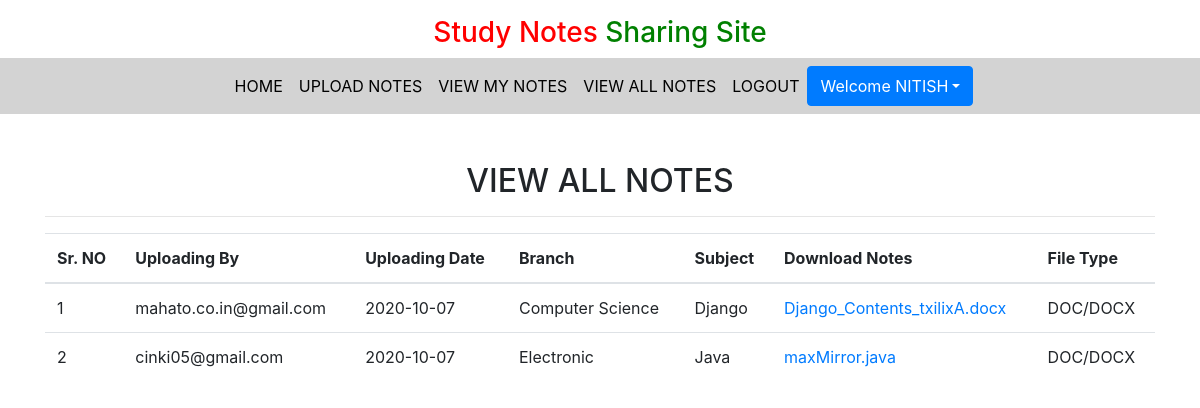
Screenshot of /viewallnotes/ (signed in) with the database file from the repository.
### notes/models.py (models this page shows, shortened)
class Notes(models.Model):
    user = models.ForeignKey(User,on_delete=models.CASCADE)
    uploadingdate = models.CharField(max_length=30)
    branch = models.CharField(max_length=30)
    subject = models.CharField(max_length=30)
    notesfile = models.FileField(null=True)
    filetype = models.CharField(max_length=30)
    description = models.CharField(max_length=200, null=True)
    status = models.CharField(max_length=15)

### notes/views.py (the view)
# urls.py: path('viewallnotes/', views.viewallnotes, name='viewallnotes'),
def viewallnotes(request):
    if not request.user.is_authenticated:
        return redirect('login')
    notes = Notes.objects.filter(status='Accept')
    d ={'notes':notes}
    return render(request, 'viewallnotes.html', d)

### notes/templates/viewallnotes.html
{% extends 'usernavigation.html' %}
{% load static %}
{% block body %}
<div class="container mt-5">
    <h2 class="text-center">VIEW ALL NOTES</h2>
    <hr>
    <table class="table table=bordered" id="myTable">
        <thead>
            <tr>
                <th>Sr. NO</th>
                <th>Uploading By</th>
                <th>Uploading Date</th>
                <th>Branch</th>
                <th>Subject</th>
                <th>Download Notes</th>
                <th>File Type</th>
            </tr>
            {% for i in notes %}
            <tr>
                    <td>{{forloop.counter}}</td>
                    <td>{{i.user.username}}</td>
                    <td>{{i.uploadingdate}}</td>
                    <td>{{i.branch}}</td>
                    <td>{{i.subject}}</td>
                    <td><a href="{{i.notesfile.url}}" download>{{i.notesfile}}</a></td>
                    <td>{{i.filetype}}</td>
            </tr>
            {% endfor %}
        </thead>
    </table>
</div>
{% endblock %}

### notes/templates/usernavigation.html (shortened to what this page needs)
<!DOCTYPE html>
{% load static %}
<html lang="en">
<head>
  <link rel="stylesheet" href="https://maxcdn.bootstrapcdn.com/bootstrap/4.3.1/css/bootstrap.min.css">
  <link rel="stylesheet" href="https://use.fontawesome.com/releases/v5.6.3/css/all.css">
  <link rel="stylesheet" href="{% static 'css/mystyle.css' %}">
</head>
<body>
  <h3 class="text-center mt-3"><span style="color: red;">Study Notes</span><span style="color: green;"> Sharing Site</span></h3>
<nav class="navbar navbar-expand-sm justify-content-center" style="background-color:lightgrey">
<ul class="navbar-nav">
  <li class="navbar-item">
    <a href="{% url 'profile' %}" class="nav-link">HOME</a>
  </li>
  <li class="navbar-item">
    <a href="{% url 'upload_notes' %}" class="nav-link">UPLOAD NOTES</a>
  </li>
  <li class="navbar-item">
    <a href="{% url 'view_mynotes' %}" class="nav-link">VIEW MY NOTES</a>
  </li>
  <li class="navbar-item">
    <a href="{% url 'viewallnotes' %}" class="nav-link">VIEW ALL NOTES</a>
  </li>
  <li class="navbar-item">
    <a href="{% url 'logout' %}" class="nav-link">LOGOUT</a>
  </li>
<div class="btn-group text-center">
    <button type="button" class="btn btn-primary dropdown-toggle" data-toggle="dropdown">Welcome {{request.user.first_name}}</button>
</div>
</ul>
</nav>
<div>
  {% block body %}
  {% endblock %}
</div>
</body>
</html>

### notes/static/css/mystyle.css (style rules this page uses)
.nav-link { color : black }

### rows the page displays
Notes: user.username "mahato.co.in@gmail.com", uploadingdate "2020-10-07", branch "Computer Science", subject "Django", notesfile "Django_Contents_txilixA.docx", filetype "DOC/DOCX"
Notes: user.username "cinki05@gmail.com", uploadingdate "2020-10-07", branch "Electronic", subject "Java", notesfile "maxMirror.java", filetype "DOC/DOCX"

### other values shown
{{ request.user.first_name }} "NITISH"
